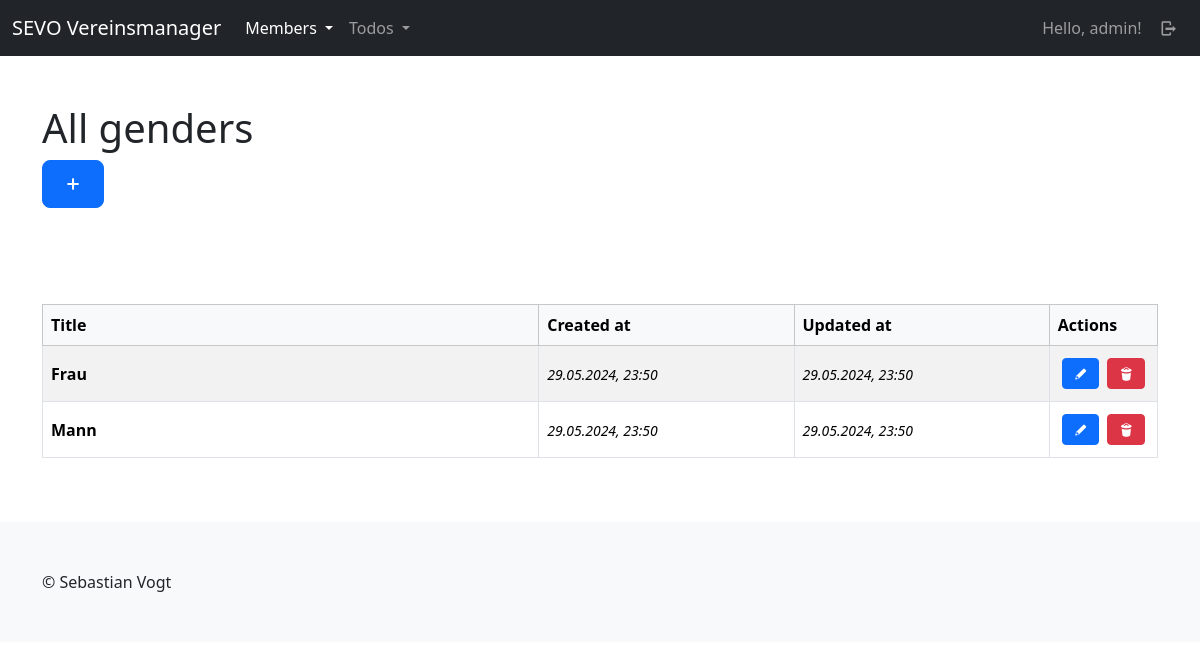
Page /mbrs/genders/ (signed in) on the committed database.
### members/models.py (models this page shows, shortened)
class Gender(models.Model):
    title = models.CharField(max_length=100, unique=True)
    created_at = models.DateTimeField(auto_now=True)
    updated_at = models.DateTimeField(auto_now_add=True)
    class Meta:
        ordering = ["-updated_at"]

### members/views/genders.py (the view)
# urls.py: path("genders/", genders.index, name="members-gender-index"),
@login_required(login_url="sevo-auth-login")
def index(request):
    genders = models.Gender.objects.all()
    return render(request, "members/gender/index.html", {
        "title": _("All genders"),
        "genders": genders
    })

### members/templates/members/gender/index.html (shortened to what this page needs)
{% extends "base_main.html" %}
{% load i18n %}
{% load static %}
{% block header %}
    <div class="container py-5">
        <div class="row">
            <div class="col-lg-12">
                <h1>{{ title }}</h1>
                <a class="btn btn-primary btn-lg" href="{% url "members-gender-create" %}"><i class="demo-icon icon-plus"></i></a>
            </div>
        </div>
    </div>
{% endblock %}
{% block main %}
    {% if genders %}
        <div>
            {% include "members/gender/partials/_list_table.html" %}
        </div>
    {% else %}
        <p>{% trans "No genders available." %}</p>
    {% endif %}
{%  endblock %}

### templates/partials/_navbar_drop_down.html (shortened to what this page needs)
{% load i18n %}
<nav class="navbar navbar-expand-lg navbar-dark bg-dark">
    <div class="container-fluid">
        <a class="navbar-brand" href="/">SEVO Vereinsmanager</a>
        <div class="collapse navbar-collapse" id="navbarContent">
            <ul class="navbar-nav me-auto mb-2 mb-lg-0">
                {% if user.is_authenticated %}
                <li class="nav-item dropdown">
                    <a class="nav-link dropdown-toggle {% if "mbrs" in request.path %} active{% endif %}"{% if "mbrs" in request.path %} aria-current="page"{% endif %} href="#" role="button" data-bs-toggle="dropdown" aria-expanded="false">
                      {% trans "Members" %}
                    </a>
                  </li>
                  <li class="nav-item dropdown">
                    <a class="nav-link dropdown-toggle {% if "tds" in request.path %} active{% endif %}"{% if "tds" in request.path %} aria-current="page"{% endif %} href="#" role="button" data-bs-toggle="dropdown" aria-expanded="false">
                      {% trans "Todos" %}
                    </a>
                  </li>
                {% endif %}
            </ul>
            <ul class="navbar-nav mb-2 mb-lg-0">
                {% if user.is_authenticated %}
                    <li class="nav-item">
                        <a class="nav-link" href="{% url "sevo-auth-user-detail" %}">{% trans "Hello" %}, {{ user }}!</a>
                    </li>
                    <li class="nav-item">
                        <a class="nav-link" href="{% url "sevo-auth-logout" %}"><i class="demo-icon icon-logout"></i></a>
                    </li>
                {% else %}
                    <li class="nav-item">
                        <a class="nav-link {% if "login" in request.path %} active{% endif %}"{% if "members" in request.path %} aria-current="page"{% endif %} href="{% url "sevo-auth-login" %}"><i class="demo-icon icon-user"></i></a>
                    </li>
                {% endif %}
            </ul>
        </div>
    </div>
</nav>

### members/templates/members/gender/partials/_list_table.html
{% load i18n %}
<div class="table-responsive">
    <table class="table table-bordered align-middle table-striped">
        <thead class="table-light">
        <tr>
            <th scope="col">{% trans "Title" %}</th>
            <th scope="col">{% trans "Created at" %}</th>
            <th scope="col">{% trans "Updated at" %}</th>
            <th scope="col">{% trans "Actions" %}</th>
        </tr>
        </thead>
        <tbody>
            {% for gender in genders %}
                <tr>
                    <th scope="row" class="w-50">
                        {{ gender.title }}
                    </th>
                    <td class="w-25"><time><small><i>{{ gender.created_at|date:"d.m.Y, H:i" }}</i></small></time></td>
                    <td class="w-25"><time><small><i>{{ gender.updated_at|date:"d.m.Y, H:i" }}</i></small></time></td>
                    <td class="w-auto">
                        <div class="d-flex justify-content-center align-content-center">
                            <a class="btn btn-primary btn-sm d-block m-1" href="{% url "members-gender-update" id=gender.id %}"><i class="demo-icon icon-pencil"></i></a>
                            <a class="btn btn-danger btn-sm d-block m-1" href="{% url "members-gender-delete" id=gender.id %}"><i class="demo-icon icon-trash"></i></a>
                        </div>
                    </td>
                </tr>
            {% endfor %}
        </tbody>
    </table>
</div>

### rows in the picture
Gender: title "Frau", created_at "29.05.2024, 23:50", updated_at "29.05.2024, 23:50"
Gender: title "Mann", created_at "29.05.2024, 23:50", updated_at "29.05.2024, 23:50"

### other values in the picture
{{ user }} "admin"
{{ title }} "All genders"
